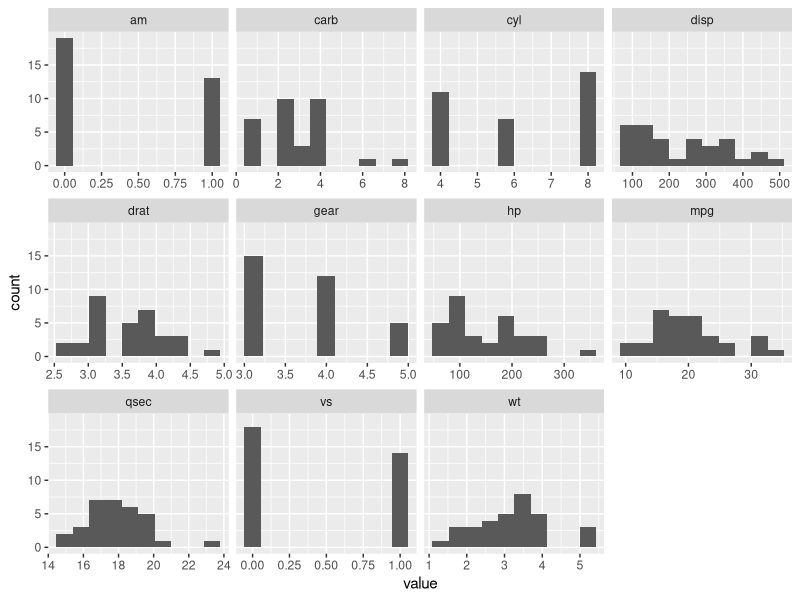
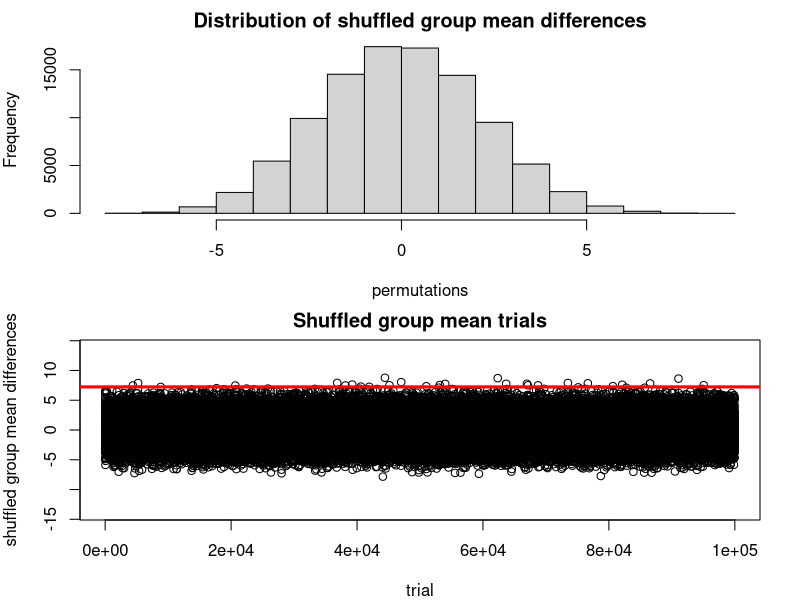
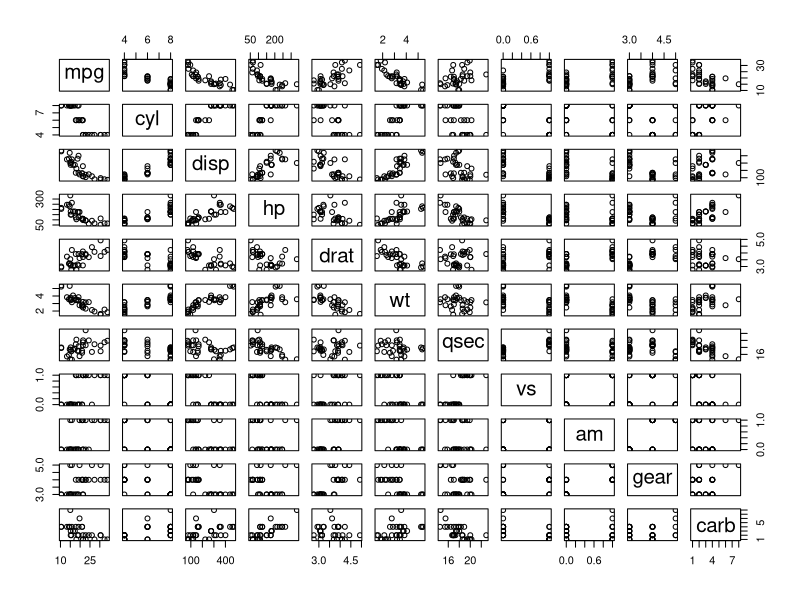
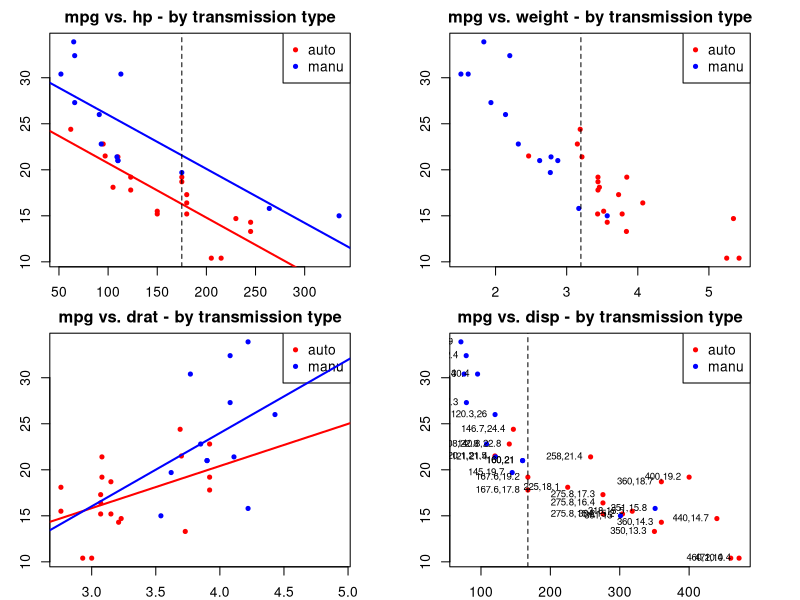
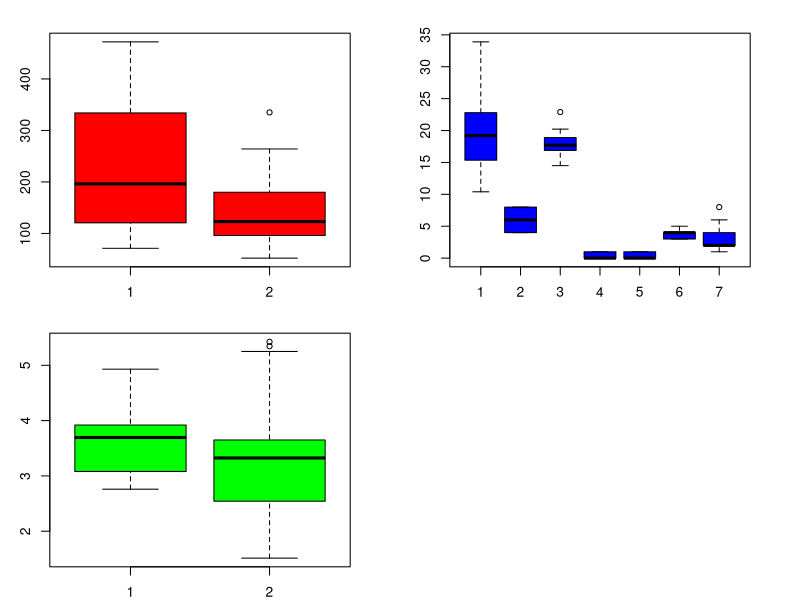

Recreate these plots in R, in order.
#Question 1
library(tidyr)
library(ggplot2)
ggplot(gather(mtcars), aes(value)) + geom_histogram(bins = 10) + 
  facet_wrap(~key, scales = 'free_x')

#Question 2
y = mtcars$mpg
group = mtcars$am
y; group
baselineMeans = tapply(mtcars$mpg, mtcars$am, mean)
baselineMeansDiff = baselineMeans[2] - baselineMeans[1]
tStat = function(w, g) mean(w[g == 1]) - mean(w[g == 0])
observedDiff = tStat(y, group)
baselineMeansDiff - observedDiff
permutations = sapply(1:100000, function(i) tStat(y, sample(group)))
par(mfrow = c(2, 1), mar = c(4, 4, 2, 2))
hist(permutations, main = "Distribution of shuffled group mean differences") # distribution of difference of averages of permuted groups
plot(permutations, type = "b", main = "Shuffled group mean trials", xlab = "trial", ylab = "shuffled group mean differences", ylim = c(-14, 14))
abline(h = observedDiff, col = "red", lwd = 3)
mean(permutations > observedDiff)
#### generate subset: automatic and manual cars ####
cars_auto = subset(mtcars, am == 0)
cars_manu = subset(mtcars, am == 1)
pairs(mtcars)
par(mfrow = c(2, 2), mar = c(2, 3, 2, 3))
with(mtcars, plot(hp, mpg, type = "n", main = "mpg vs. hp - by transmission type")) # no data
with(cars_auto, points(hp, mpg, col = "red", pch = 20))
with(cars_manu, points(hp, mpg, col = "blue", pch = 20))
legend("topright", pch = 20, col = c("red", "blue"), legend = c("auto", "manu")) # add legend
model1_auto = lm(mpg ~ hp, data = cars_auto)
model1_manu = lm(mpg ~ hp, data = cars_manu)
abline(model1_auto, col = "red", lwd = 2)
abline(model1_manu, col = "blue", lwd = 2)
abline(v = 175, lty = 2)
with(mtcars, plot(wt, mpg, type = "n", main = "mpg vs. weight - by transmission type")) # no data
with(cars_auto, points(wt, mpg, col = "red", pch = 20))
with(cars_manu, points(wt, mpg, col = "blue", pch = 20))
legend("topright", pch = 20, col = c("red", "blue"), legend = c("auto", "manu")) # add legend
abline(v = 3.2, lty = 2)
with(mtcars, plot(drat, mpg, type = "n", main = "mpg vs. drat - by transmission type")) # no data
with(cars_auto, points(drat, mpg, col = "red", pch = 20))
with(cars_manu, points(drat, mpg, col = "blue", pch = 20))
legend("topright", pch = 20, col = c("red", "blue"), legend = c("auto", "manu")) # add legend
model2_auto = lm(mpg ~ drat, data = cars_auto)
model2_manu = lm(mpg ~ drat, data = cars_manu)
abline(model2_auto, col = "red", lwd = 2)
abline(model2_manu, col = "blue", lwd = 2)
abline(v = 175, lty = 2)
with(mtcars, plot(disp, mpg, type = "n", main = "mpg vs. disp - by transmission type")) # no data
with(cars_auto, points(disp, mpg, col = "red", pch = 20))
with(cars_manu, points(disp, mpg, col = "blue", pch = 20))
legend("topright", pch = 20, col = c("red", "blue"), legend = c("auto", "manu")) # add legend
labels = with(mtcars, paste(as.character(disp), as.character(mpg), sep = ",")) # generate point labels
with(mtcars, text(disp, mpg, labels = labels, cex = 0.7, pos = 2))
abline(v = 167.6, lty = 2)

#Question 3
library(psych)
boxplot(mtcars$disp,mtcars$hp,col = "red")
boxplot(mtcars$mpg,mtcars$cyl,mtcars$qsec,mtcars$vs,mtcars$am,mtcars$gear,mtcars$carb,col = "blue")
boxplot(mtcars$drat,mtcars$wt,col = "green")
